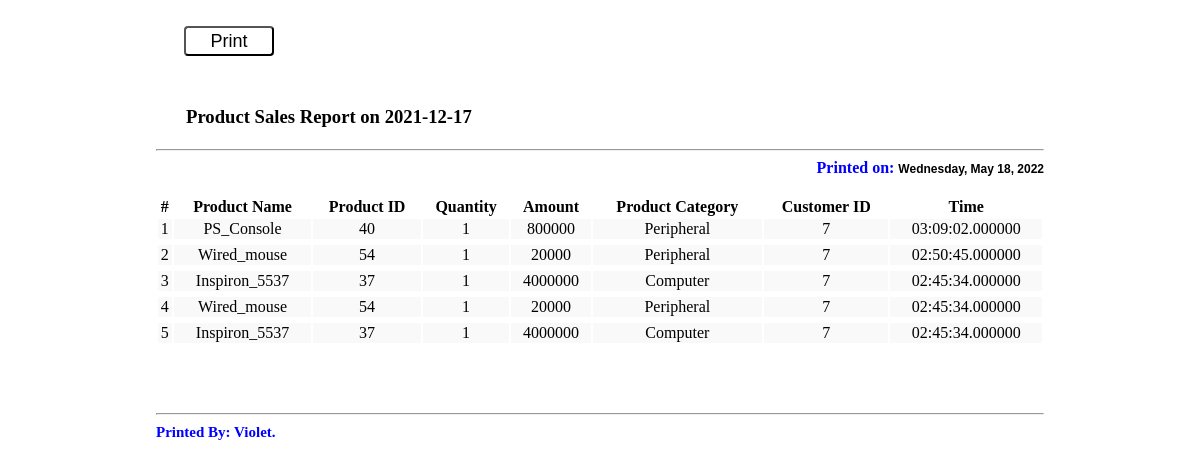
Page /reports/salesDailyReport.php?id=2021-12-17 (signed in) on the committed database.
### tables this page shows
CREATE TABLE `users_items` (
  `id` int(11) NOT NULL,
  `user_id` int(11) NOT NULL,
  `item_id` int(11) NOT NULL,
  `iName` varchar(100) DEFAULT NULL,
  `category` varchar(100) NOT NULL DEFAULT 'Computer',
  `quantity` int(100) NOT NULL DEFAULT 0,
  `amount` int(100) NOT NULL DEFAULT 0,
  `status` enum('Added to cart','Confirmed') NOT NULL,
  `tDate` date NOT NULL DEFAULT current_timestamp(),
  `tTime` time(6) NOT NULL DEFAULT current_timestamp()
);

CREATE TABLE `users` (
  `id` int(11) NOT NULL,
  `uName` varchar(255) NOT NULL,
  `gender` varchar(10) DEFAULT NULL,
  `email` varchar(255) NOT NULL,
  `type` varchar(10) NOT NULL DEFAULT 'normal',
  `password` varchar(255) NOT NULL,
  `contact` varchar(255) NOT NULL,
  `city` varchar(255) NOT NULL,
  `address` varchar(255) NOT NULL,
  `uDate` date NOT NULL DEFAULT current_timestamp(),
  `uTime` time(6) NOT NULL DEFAULT current_timestamp()
);

### reports/salesDailyReport.php (the view, shortened to what this page needs)
<?php
require '../connection.php';
if(!isset($_SESSION['email'])){
    header('location: ../login.php');
}else
{
  $user_id=$_SESSION['id'];
  $user_type_query="SELECT * FROM users WHERE id='$user_id'";
  $user_type_result=mysqli_query($con,$user_type_query) or die(mysqli_error($con));
  $credential_row=mysqli_fetch_array($user_type_result);
}
if(isset($_SESSION['email']) && $credential_row['type']=='admin'){
  $group = $_GET['id'];
  $sales_query="SELECT * FROM users_items WHERE status='Confirmed' AND tDate='$group' ORDER BY id DESC";
  $sales_result=mysqli_query($con,$sales_query) or die(mysqli_error($con));
}else{
  header('location: ../index.php');
}
?>
<!DOCTYPE html>
<html>
<head>
</head>
<body>
	<div class = "container">
		<div id = "header">
			<br/>
			<button type="submit" id="print" onclick="printPage()">Print</button>
			<h1><p style = "margin-left:30px; margin-top:50px; font-size:14pt; font-weight:bold;">Product Sales Report on <?php echo $group ?></p></h1>
			<hr/>
        	<div align="right">
			<b style="color:blue;">Printed on:</b>
        	</div>
			<br/>
			<table class="table table-striped">
			  <thead>
					<tr>
						<th scope="col">#</th>
                      <th scope="col">Product Name</th>
                      <th scope="col">Product ID</th>
                      <th scope="col">Quantity</th>
                      <th scope="col">Amount</th>
                      <th scope="col">Product Category</th>
                      <th scope="col">Customer ID</th>
                      <th scope="col">Time</th>
					</tr>
			  </thead>
			  <tbody>
				<?php
				$counter=1;
				foreach ($sales_result as $row) {
                         ?>
                    <tr>
                      <td style="text-align:center;"><?php echo $counter ?></td>
                      <td style="text-align:center;"><?php echo $row['iName']?></td>
                      <td style="text-align:center;"><?php echo $row['item_id']?></td>
                      <td style="text-align:center;"><?php echo $row['quantity']?></td>
                      <td style="text-align:center;"><?php echo $row['amount']?></td>
                      <td style="text-align:center;"><?php echo $row['category']?></td>
                      <td style="text-align:center;"><?php echo $row['user_id']?></td>
                      <td style="text-align:center;"><?php echo $row['tTime']?></td>
                    </tr>
                    <tr>
					<td></td>
					<td></td>
					<td></td>
					<td></td>
					<td></td>
					<td></td>
					<td></td>
					<td></td>
				</tr>
                    <?php $counter=$counter+1;}?>
			  </tbody>
		  </table>
			<br />
			<br />
			<hr/>
			<b style="color:blue; font-size:15px;">
			Printed By: <?php echo $credential_row['uName'] ?>.
			</b>
		</div>
	</div>
</body>
</html>

### reports/salesDailyReport.php (style rules this page uses)
.container { width:75%; margin:auto; }
.table { width: 100%; margin-bottom: 20px; }
.table-striped tbody > tr:nth-child(odd) > td, .table-striped tbody > tr:nth-child(odd) > th { background-color: #f9f9f9; }
#print { width: 90px; height: 30px; font-size: 18px; background: white; border-radius: 4px; margin-left:28px; cursor:hand; }

### rows in the picture
users_items: iName "PS_Console", item "40", quantity "1", amount "800000", category "Peripheral", user "7", tTime "03:09:02.000000"
users_items: iName "Wired_mouse", item "54", quantity "1", amount "20000", category "Peripheral", user "7", tTime "02:50:45.000000"
users_items: iName "Inspiron_5537", item "37", quantity "1", amount "4000000", category "Computer", user "7", tTime "02:45:34.000000"
users_items: iName "Wired_mouse", item "54", quantity "1", amount "20000", category "Peripheral", user "7", tTime "02:45:34.000000"
users_items: iName "Inspiron_5537", item "37", quantity "1", amount "4000000", category "Computer", user "7", tTime "02:45:34.000000"
users: uName "Violet"

### other values in the picture
$group "2021-12-17"
